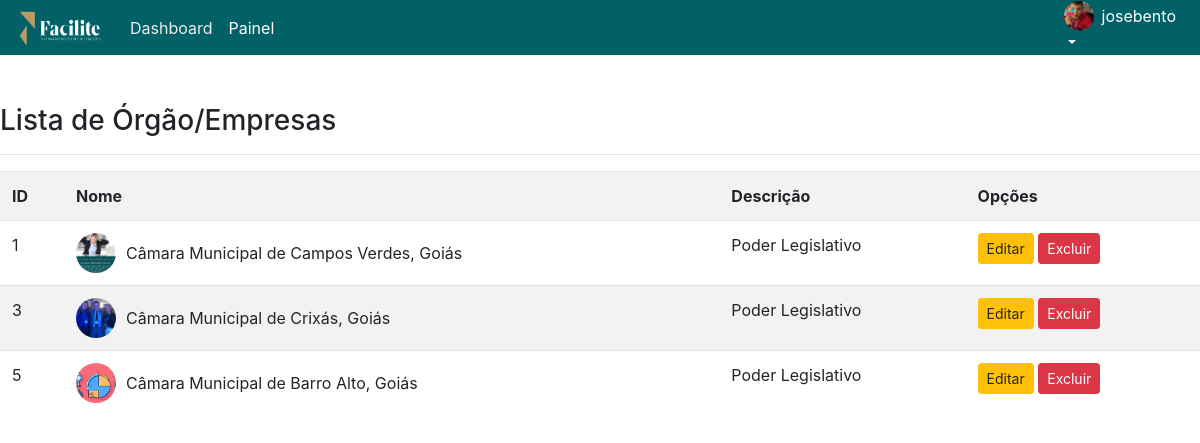
The page /listar/campos/ (signed in) on the database its author committed.
### cadastros/models.py (models this page shows, shortened)
class Campo(models.Model):
    nome = models.CharField(max_length=50,verbose_name="Órgão/Empresa")
    descricao = models.CharField(max_length=150,verbose_name="Descrição")
    foto = models.ImageField(upload_to='imagens/')

### cadastros/views.py (the view)
# urls.py: path('listar/campos/',CampoList.as_view(), name ="listar-campos"),
class CampoList(GroupRequiredMixin,LoginRequiredMixin,ListView):
    group_required = u"administrador"
    login_url = reverse_lazy('login')
    model = Campo
    template_name = 'cadastros/listas/campo.html'
    def get_context_data(self, **kwargs):
        context = super().get_context_data(**kwargs)
        perfil = get_object_or_404(Perfil, usuario=self.request.user)
        context['foto'] = perfil.foto.url if perfil.foto else ''
        return context

### cadastros/templates/cadastros/listas/campo.html
{% extends 'modelo2.html' %}
{% load static %}
{% block conteudo %}
<br>
<br>
<h3>Lista de Órgão/Empresas</h3>
<hr>
<div class="table-responsive">
    <table class="table table-striped">
    <tr>
        <th>ID</th>
        <th>Nome</th>
        <th>Descrição</th>
        <th>Opções</th>
    </tr>
    {% for campo in object_list%}
    <tr>
        <td> {{ campo.pk }}</td>
        <td style="display: flex; align-items: center;">
            <div style="width: 40px; height: 40px; overflow: hidden; border-radius: 50%; margin-right: 10px;">
                <img src="{{ campo.foto.url }}" alt="Logo" style="width: 100%; height: 100%; object-fit: cover;">
            </div>
            <span>{{ campo.nome }}</span>
        </td>
        <td> {{ campo.descricao }}</td>
        <td>
            <a href="{% url 'editar-campo' campo.pk %}" class="btn btn-warning btn-sm">Editar</a>
            <a href="{% url 'excluir-campo' campo.pk %}" class="btn btn-danger btn-sm">Excluir</a>
        </td>
    </tr>
    {% empty %}
  <tr>
    <td colspan="3">
        Nenhuma campo registrado.
    </td>
  </tr>
    {% endfor %}
    </table>
</div>
{% endblock %}

### paginas/templates/modelo2.html (shortened to what this page needs)
{% load static %}
<!DOCTYPE html>
<html lang="pt-br">
<head>
    <link rel="stylesheet" href="{% static 'css/bootstrap.min.css' %}">
</head>
<body>
    {% block menu %}
    <nav class="navbar navbar-expand-lg fixed-top" style="height: 55px;">
        <a class="navbar-brand" href="{% url 'inicio' %}">
            <img src="{% static 'img/logofacilite.png' %}" alt="Logo" width="90" height="40">
        </a>
        {% if request.user.is_authenticated %}
        <div class="collapse navbar-collapse justify-content-between" id="navbarNav">
            <ul class="navbar-nav">
                <li class="nav-item active">
                    <a class="nav-link" href="{% url 'dash' %}">Dashboard</a>
                </li>
                <li class="nav-item">
                    <a class="nav-link" href="{% url 'tarefas' %}">Painel</a>
                </li>
            </ul>
            <div class="navbar-nav">
                <div class="nav-item dropdown">
                    <a class="nav-link dropdown-toggle" href="#" id="navbarDropdown" role="button" data-toggle="dropdown"
                        aria-haspopup="true" aria-expanded="false">
                        <div style="display: flex; align-items: center;">
                            <div style="width: 30px; height: 30px; overflow: hidden; border-radius: 50%;">
                                <img src="{{ foto }}" alt="Logo" width="100%" height="100%" style="object-fit: cover;">
                            </div>
                            <span style="margin-left: 8px;">{{ request.user.username }}</span>
                        </div>
                    </a>
                </div>
            </div>
            {% endif %}
 </nav>
    {% endblock %}
    {% block conteudo %}
    {% endblock %}
</body>
</html>

### rows shown on the page
Campo: pk "1", foto (picture), nome "Câmara Municipal de Campos Verdes, Goiás", descricao "Poder Legislativo"
Campo: pk "3", foto (picture), nome "Câmara Municipal de Crixás, Goiás", descricao "Poder Legislativo"
Campo: pk "5", foto (picture), nome "Câmara Municipal de Barro Alto, Goiás", descricao "Poder Legislativo"

### other values the page prints
{{ request.user.username }} "josebento"
